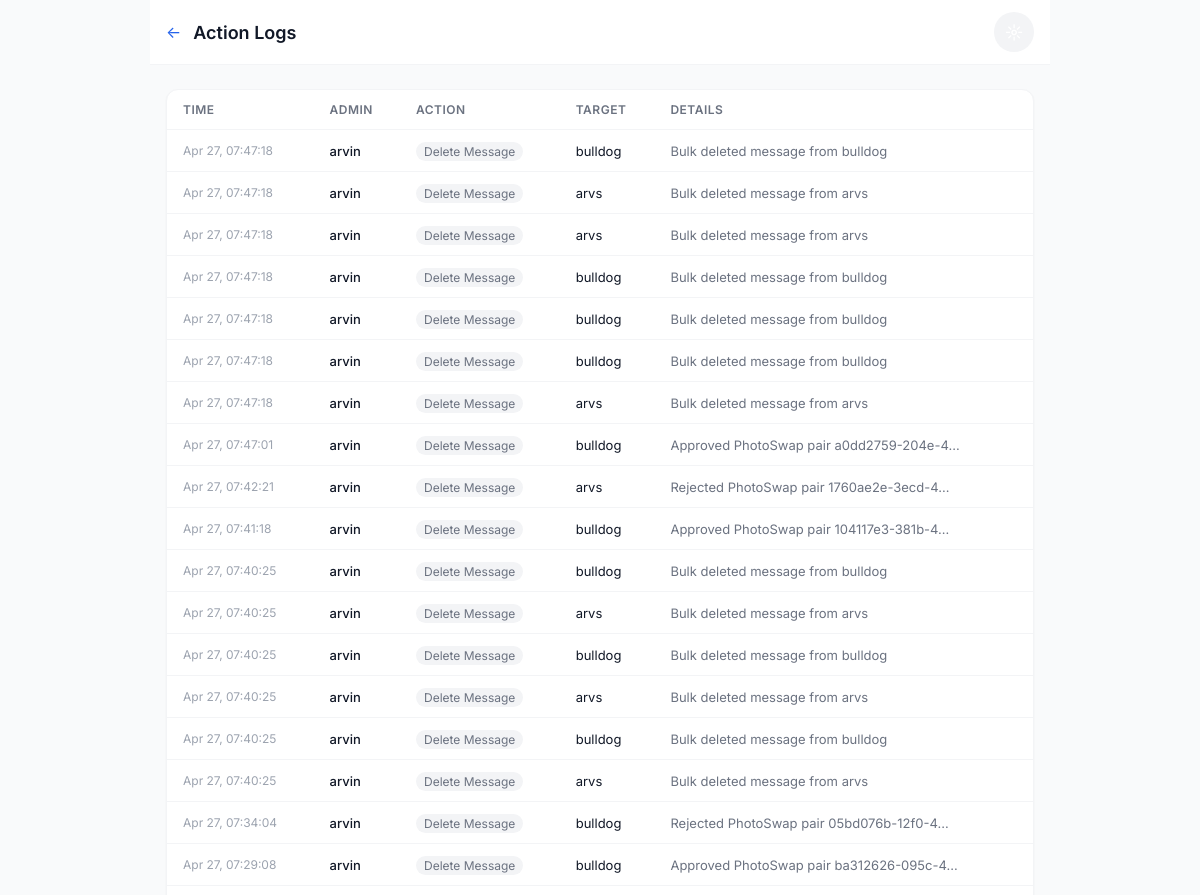
Page /chat/admin/logs/ (signed in, upper part) on the earlier database version.
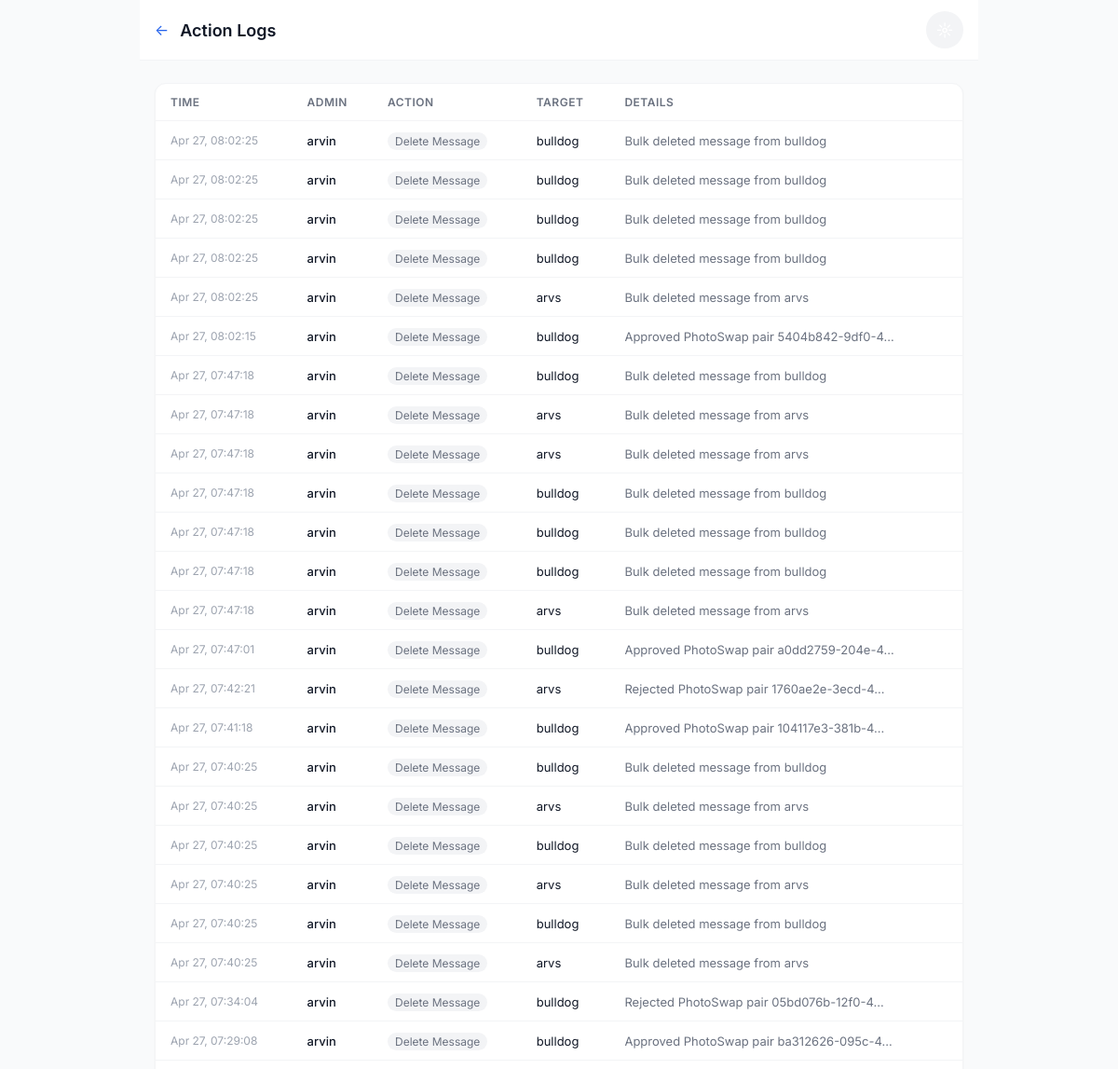
Same page on the later database version.
### chat/models.py (models this page shows, shortened)
class AdminLog(models.Model):
    ACTION_TYPES = [
        ('delete_user', 'Delete User'),
        ('delete_message', 'Delete Message'),
        ('delete_conversation', 'Delete Conversation'),
        ('ban_user', 'Ban User'),
        ('unban_user', 'Unban User'),
    ]
    id = models.UUIDField(primary_key=True, default=uuid.uuid4, editable=False)
    admin_user = models.ForeignKey(User, on_delete=models.CASCADE, related_name='admin_actions')
    action_type = models.CharField(max_length=20, choices=ACTION_TYPES)
    target_user = models.ForeignKey(User, on_delete=models.CASCADE, null=True, blank=True, related_name='+')
    details = models.TextField(blank=True)
    ip_address = models.GenericIPAddressField(null=True, blank=True)
    created_at = models.DateTimeField(auto_now_add=True)
    class Meta:
        db_table = 'chat_admin_log'
        ordering = ['-created_at']

### chat/views_admin.py (the view)
# urls.py: path('admin/logs/', views_admin.admin_logs, name='admin_logs'),
@login_required
@user_passes_test(is_staff_or_admin, login_url='chat_list')
def admin_logs(request):
    logs = AdminLog.objects.select_related('admin_user', 'target_user').order_by('-created_at')[:100]
    return render(request, 'chat/admin/logs.html', {'logs': logs, 'is_admin': is_admin_only(request.user)})

### chat/views_admin.py (called while the page is built)
def is_staff_or_admin(user):
    if user.is_superuser:
        return True
    profile = getattr(user, 'profile', None)
    if profile and profile.role in ('staff', 'admin'):
        return True
    return user.is_staff

def is_admin_only(user):
    if user.is_superuser:
        return True
    profile = getattr(user, 'profile', None)
    if profile and profile.role == 'admin':
        return True
    return False

### chat/templates/chat/admin/logs.html (shortened to what this page needs)
{% extends 'chat/base.html' %}
{% block content %}
<div style="max-width: 900px; margin: 0 auto;">
    <div class="app-bar">
        <div style="display: flex; align-items: center; gap: 12px;">
            <a href="{% url 'admin_dashboard' %}" class="back-btn">&#8592;</a>
            <h1>Action Logs</h1>
        </div>
        <button class="theme-toggle" onclick="toggleTheme()">&#9788;</button>
    </div>
    <div class="container" style="padding-top: 24px;">
        <div class="card" style="overflow: auto;">
            <table style="width: 100%; border-collapse: collapse; font-size: 14px;">
                <thead>
                    <tr style="border-bottom: 1px solid var(--border-light);">
                        <th style="padding: 12px 16px; text-align: left; font-weight: 600; color: var(--text-secondary); font-size: 12px; text-transform: uppercase; letter-spacing: 0.5px;">Time</th>
                        <th style="padding: 12px 16px; text-align: left; font-weight: 600; color: var(--text-secondary); font-size: 12px; text-transform: uppercase; letter-spacing: 0.5px;">Admin</th>
                        <th style="padding: 12px 16px; text-align: left; font-weight: 600; color: var(--text-secondary); font-size: 12px; text-transform: uppercase; letter-spacing: 0.5px;">Action</th>
                        <th style="padding: 12px 16px; text-align: left; font-weight: 600; color: var(--text-secondary); font-size: 12px; text-transform: uppercase; letter-spacing: 0.5px;">Target</th>
                        <th style="padding: 12px 16px; text-align: left; font-weight: 600; color: var(--text-secondary); font-size: 12px; text-transform: uppercase; letter-spacing: 0.5px;">Details</th>
                    </tr>
                </thead>
                <tbody>
                    {% for log in logs %}
                    <tr style="border-bottom: 1px solid var(--border-light);">
                        <td style="padding: 12px 16px; font-size: 12px; color: var(--text-muted); white-space: nowrap;">{{ log.created_at|date:"M d, H:i:s" }}</td>
                        <td style="padding: 12px 16px; font-weight: 500; font-size: 13px;">{{ log.admin_user.username }}</td>
                        <td style="padding: 12px 16px;">
                            <span style="font-size: 12px; padding: 2px 8px; border-radius: 12px; background: var(--surface-hover); color: var(--text-secondary);">
                                {{ log.get_action_type_display }}
                            </span>
                        </td>
                        <td style="padding: 12px 16px; font-size: 13px;">{{ log.target_user.username|default:"N/A" }}</td>
                        <td style="padding: 12px 16px; font-size: 13px; color: var(--text-secondary);">{{ log.details|truncatechars:40 }}</td>
                    </tr>
                    {% empty %}
                    <tr><td colspan="5" style="padding: 24px; text-align: center; color: var(--text-secondary);">No action logs found</td></tr>
                    {% endfor %}
                </tbody>
            </table>
        </div>
    </div>
</div>
{% endblock %}

### chat/templates/chat/base.html (shortened to what this page needs)
<!DOCTYPE html>
<html lang="en" data-theme="{% if request.user.profile.theme_preference != 'system' %}{{ request.user.profile.theme_preference }}{% endif %}">
<head>
</head>
<body>
    {% block content %}{% endblock %}
</body>
</html>

Differences in the rows shown:
added AdminLog: created_at "Apr 27, 08:02:25", admin_user.username "arvin", action_type "Delete Message", target_user.username "bulldog", details "Bulk deleted message from bulldog"
added AdminLog: created_at "Apr 27, 08:02:25", admin_user.username "arvin", action_type "Delete Message", target_user.username "bulldog", details "Bulk deleted message from bulldog"
added AdminLog: created_at "Apr 27, 08:02:25", admin_user.username "arvin", action_type "Delete Message", target_user.username "bulldog", details "Bulk deleted message from bulldog"
added AdminLog: created_at "Apr 27, 08:02:25", admin_user.username "arvin", action_type "Delete Message", target_user.username "bulldog", details "Bulk deleted message from bulldog"
added AdminLog: created_at "Apr 27, 08:02:25", admin_user.username "arvin", action_type "Delete Message", target_user.username "arvs", details "Bulk deleted message from arvs"
added AdminLog: created_at "Apr 27, 08:02:15", admin_user.username "arvin", action_type "Delete Message", target_user.username "bulldog", details "Approved PhotoSwap pair 5404b842-9df0-4…"
